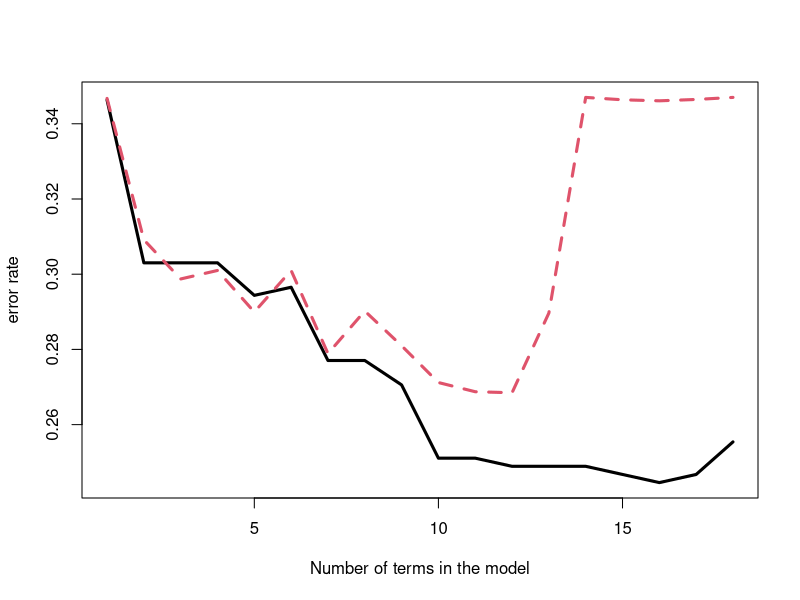

Write the R code that produced this figure.
cv.fun <- function(x,y,K=10){
     x <- as.matrix(x)
     n <- nrow(x)
     k <- ncol(x)
     junk <- paste("x",1:k)
     colnames(x) <- junk
     m <- floor(n/K)
     I <- sample(1:n)
     error <- rep(0,K)
     for(i in 1:K){
          ind <- I[ (m*(i-1)+1):(m*i) ]
          if(i==K) ind <- I[ (m*(i-1)+1):n ]
          xx <- as.matrix(x[-ind,])
          yy <- y[-ind]
          colnames(xx) <- junk
          out <- glm.fit(xx,yy,family=binomial())
          beta <- out$coef
          beta <- matrix(beta,ncol=1)
          p <- x[ind,] %*% beta
          p <- exp(p)/(1+exp(p))
          predict <- rep(0,length(p))
          predict[p > .5] <- 1
          error[i] <- sum( ((y[ind]==1)&(predict==0)) | ((y[ind]==0)&(predict==1)) )
          error[i] <- error[i]/length(p)
          }
     error <- mean(error)
     error
     }





X <- scan("sa.data",skip=1,sep=",")
X <- matrix(X,ncol=11,byrow=T)
y <- X[,11]
n <- length(y)
X <- X[,-c(1,11)]


x <- X[,1]
x <- matrix(x,ncol=1)
colnames(x) <- "x1"
R <- 9
error <- rep(0,2*R)
cv <- error
out <- glm.fit(x,y,family=binomial())
p <- out$fitted.values
names(p) <- NULL
predict <- rep(0,n)
predict[p > .5] <- 1
error[1] <- sum( ((y==1)&(predict==0)) | ((y==0)&(predict==1)) )/n
cv[1] <- cv.fun(x,y)
for(r in 2:R){
     cat("r = ",r,"\n")
     x <- cbind(x,X[,r])
     colnames(x) <- paste("x",1:r)
     out <- glm.fit(x,y,family=binomial())
     p <- out$fitted.values
     names(p) <- NULL
     predict <- rep(0,n)
     predict[p > .5] <- 1
     error[r] <- sum( ((y==1)&(predict==0)) | ((y==0)&(predict==1)) )/n
     cv[r] <- cv.fun(x,y)
     }

for(r in 1:R){
     cat("r = ",r+9,"\n")
     x <- cbind(x,X[,r]^2)
     colnames(x) <- c(paste("x",1:R),paste("xx",1:r))
     out <- glm.fit(x,y,family=binomial())
     p <- out$fitted.values
     names(p) <- NULL
     predict <- rep(0,n)
     predict[p > .5] <- 1
     error[r+9] <- sum( ((y==1)&(predict==0)) | ((y==0)&(predict==1)) )/n
     cv[r+9] <- cv.fun(x,y)
     }


postscript("cv.ps")

a <- min(c(error,cv))
b <- max(c(error,cv))
plot(1:(2*R),error,xlab="Number of terms in the model",ylab="error rate",
     type="l",lwd=3,ylim=c(a,b))
lines(1:(2*R),cv,lty=2,col=2,lwd=3)
print(cbind(1:(2*R),error))
print(cbind(1:(2*R),cv))

dev.off()
